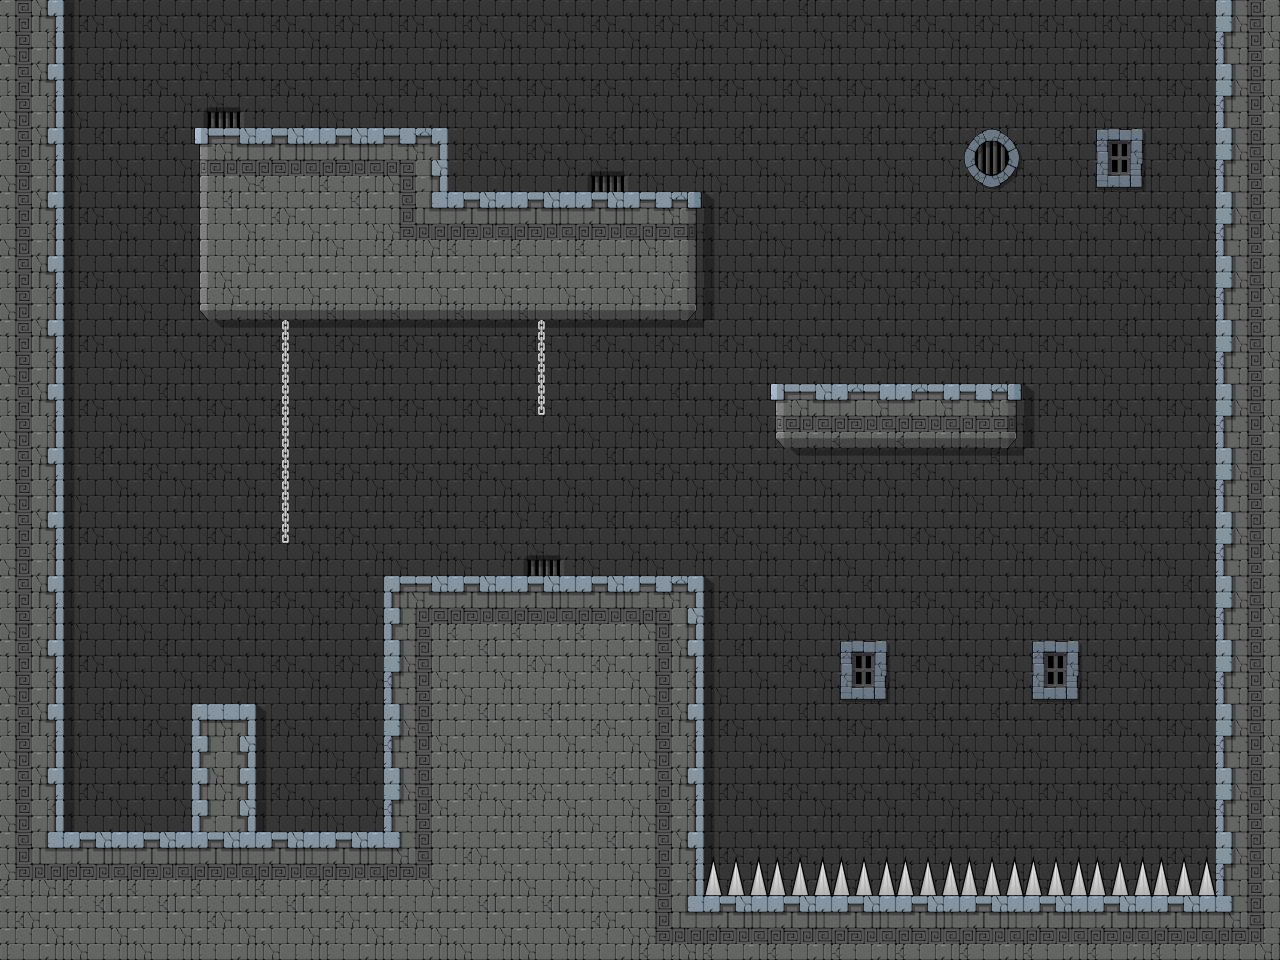

Below is a game level as drawn by its tile map, then a one-line description and the .tmx that defines it (tile-layer data replaced by summaries):
An orthogonal 20x15 tile map with 64x64 px tiles, 3 tile layers (Background, Decorations, Collisions).

<map version="1.0" tiledversion="1.1.6" orientation="orthogonal" renderorder="right-down" width="20" height="15" tilewidth="64" tileheight="64" infinite="0" nextobjectid="1">
 <tileset firstgid="1" source="CastleTest.tsx" />
 <layer name="Background" width="20" height="15">
  <data>[300 cells, 300 non-empty, 9 distinct tile ids]</data>
 </layer>
 <layer name="Decorations" width="20" height="15">
  <data>[300 cells, 10 non-empty, 4 distinct tile ids]</data>
 </layer>
 <layer name="Collisions" width="20" height="15">
  <data>[300 cells, 112 non-empty, 21 distinct tile ids]</data>
 </layer>
</map>
